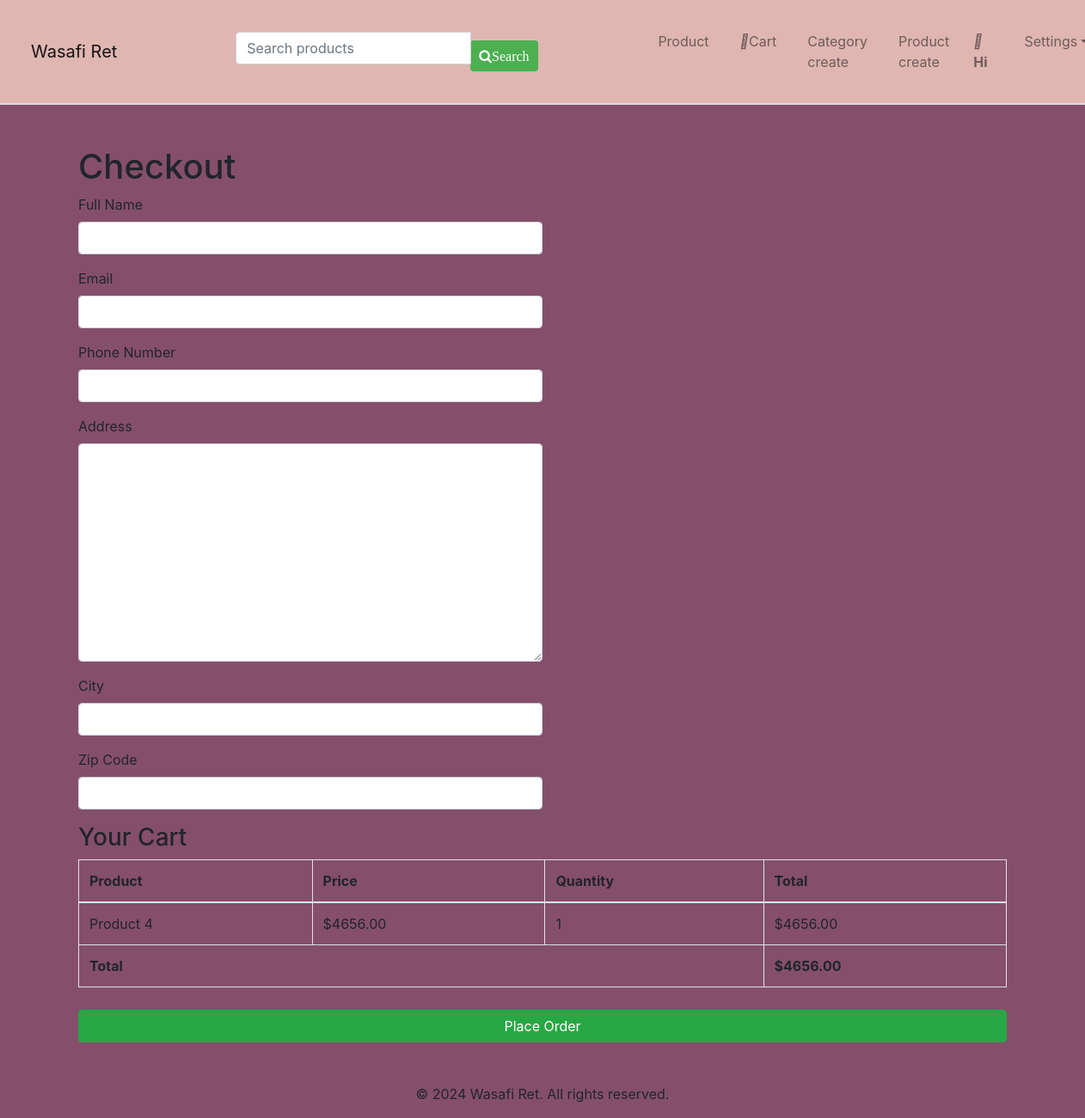
Page /orders/checkout/ (signed in) on the earlier database version.
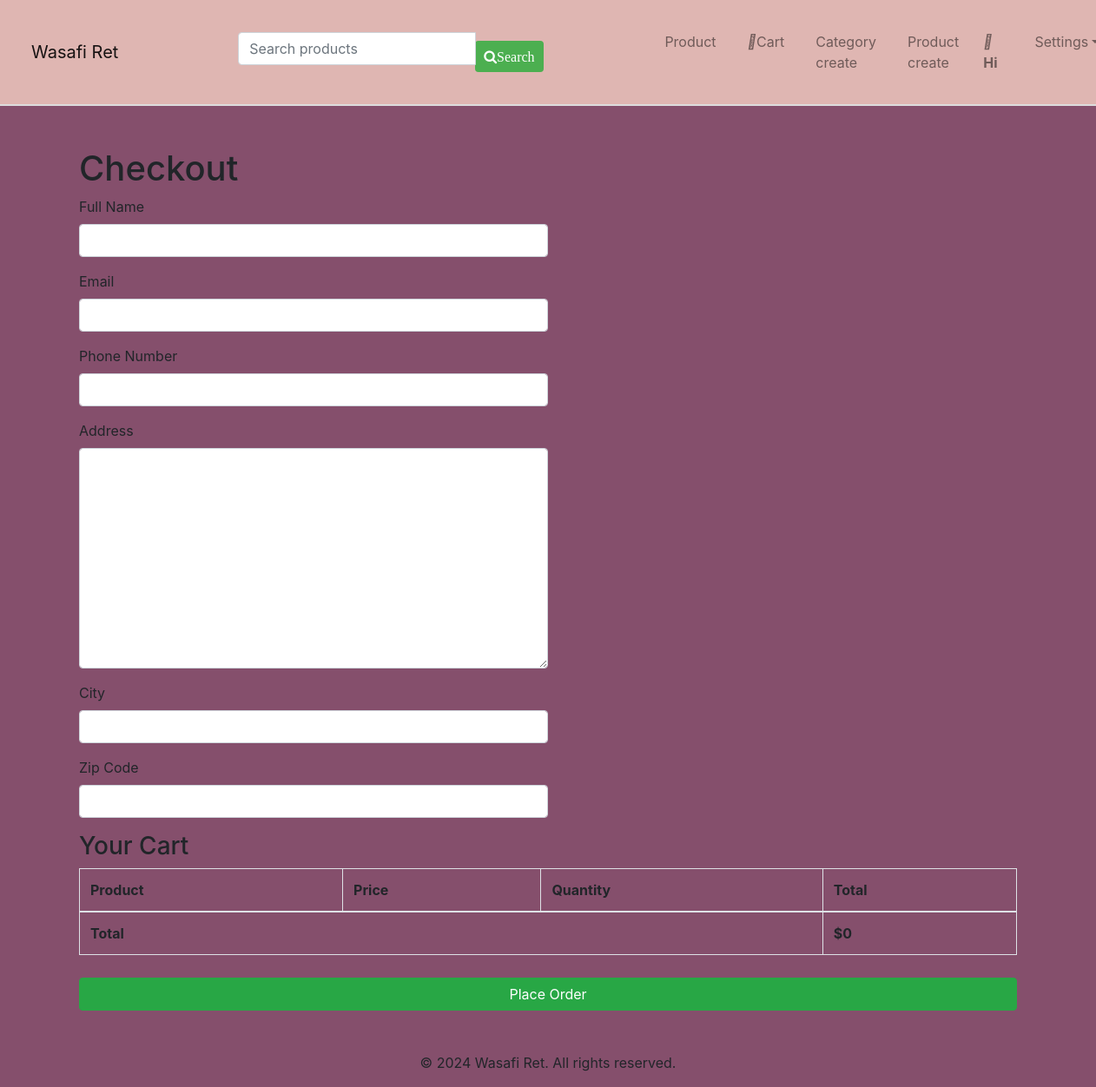
Same page on the later database version.
### WasafiRet/models.py (models this page shows, shortened)
class CartItem(models.Model):
    cart=models.ForeignKey(Cart,on_delete=models.CASCADE)
    product=models.ForeignKey(Product,on_delete=models.CASCADE)
    quantity=models.PositiveIntegerField(default=1)
    def get_total(self):
        return self.quantity*self.product.price

class Product(models.Model):
    name=models.CharField(max_length=255)
    description=models.TextField()
    price=models.DecimalField(max_digits=10,decimal_places=2)
    stock=models.IntegerField()
    category=models.ForeignKey(Category,on_delete=models.CASCADE)
    is_active=models.BooleanField(default=True)
    image=models.ImageField(upload_to=',media/images',blank=True,null=True)

### order/views.py (the view)
# urls.py: path('checkout/', views.checkout, name='checkout'),
@login_required
def checkout(request):
    cart = Cart.objects.filter(user=request.user).first()
    cart_items = CartItem.objects.filter(cart=cart)
    cart_total = sum(item.get_total() for item in cart_items)
    if request.method == 'POST':
        form = OrderForm(request.POST)
        if form.is_valid():
            order = form.save(commit=False)
            order.user = request.user
            order.status = 'Pending'
            order.save()
            for item in cart_items:
                OrderItem.objects.create(
                    order=order,
                    product=item.product,
                    quantity=item.quantity
                )
            cart_items.delete()
            return redirect('orders:order_confirmation', order_id=order.id)
    else:
        form = OrderForm()
    return render(request, 'order/checkout.html', {
        'form': form,
        'cart_items': cart_items,
        'cart_total': cart_total,
    })

### order/forms.py
class OrderForm(forms.ModelForm):
    shipping_name = forms.CharField(max_length=255, label="Full Name")
    shipping_email = forms.EmailField(label="Email")
    phone_number = forms.CharField(max_length=20, label="Phone Number")
    shipping_address = forms.CharField(widget=forms.Textarea, label="Address")
    shipping_city = forms.CharField(max_length=100, label="City")
    shipping_zip_code = forms.CharField(max_length=20, label="Zip Code")
    class Meta:
        model = Order
        fields = ['shipping_name', 'shipping_email', 'phone_number', 'shipping_address', 'shipping_city', 'shipping_zip_code']

### order/templates/order/checkout.html (shortened to what this page needs)
{% extends 'WasafiRet/base.html' %}
{% load static %}
{% load widget_tweaks %}
{% block content %}
    <div class="container mt-5">
        <h1>Checkout</h1>
        <form method="post">
            <div class="form-group">
                <label for="id_shipping_name">Full Name</label>
                {{ form.shipping_name|add_class:"form-control col-md-6" }}
            </div>
            <div class="form-group">
                <label for="id_shipping_email">Email</label>
                {{ form.shipping_email|add_class:"form-control col-md-6" }}
            </div>
            <div class="form-group">
                <label for="id_phone_number">Phone Number</label>
                {{ form.phone_number|add_class:"form-control col-md-6" }}
            </div>
            <div class="form-group">
                <label for="id_shipping_address">Address</label>
                {{ form.shipping_address|add_class:"form-control col-md-6" }}
            </div>
            <div class="form-group">
                <label for="id_shipping_city">City</label>
                {{ form.shipping_city|add_class:"form-control col-md-6" }}
            </div>
            <div class="form-group">
                <label for="id_shipping_zip_code">Zip Code</label>
                {{ form.shipping_zip_code|add_class:"form-control col-md-6" }}
            </div>
            <h3>Your Cart</h3>
            <table class="table table-bordered">
                <thead>
                    <tr>
                        <th>Product</th>
                        <th>Price</th>
                        <th>Quantity</th>
                        <th>Total</th>
                    </tr>
                </thead>
                <tbody>
                    {% for item in cart_items %}
                    <tr>
                        <td>{{ item.product.name }}</td>
                        <td>${{ item.product.price }}</td>
                        <td>{{ item.quantity }}</td>
                        <td>${{ item.get_total }}</td>
                    </tr>
                    {% endfor %}
                    <tr>
                        <td colspan="3" class="font-weight-bold">Total</td>
                        <td class="font-weight-bold">${{ cart_total }}</td>
                    </tr>
                </tbody>
            </table>
            <button type="submit" class="btn btn-success">Place Order</button>
        </form>
    </div>
{% endblock %}

Differences in the rows shown:
removed CartItem: product.name "Product 4", product.price "4656.00", quantity "1", get_total "4656.00"
Other differences:
{{ cart_total }}: "4656.00" → "0"
